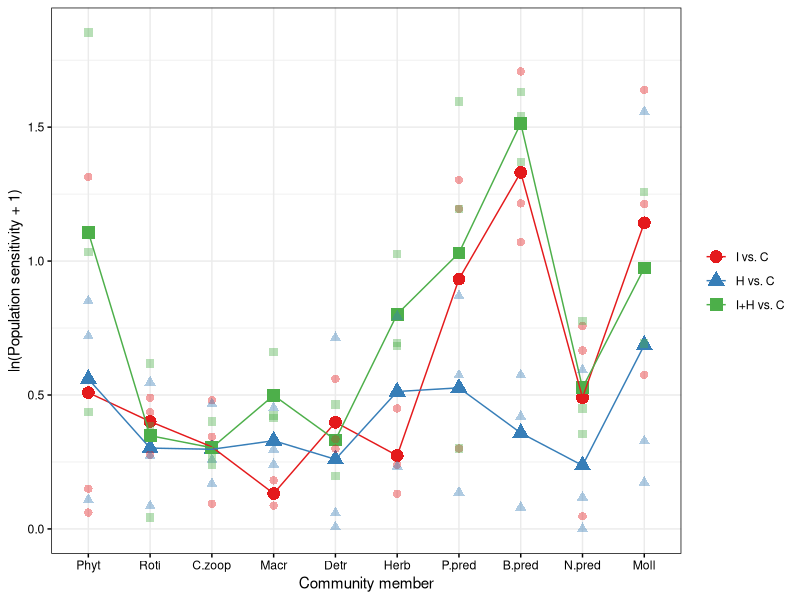
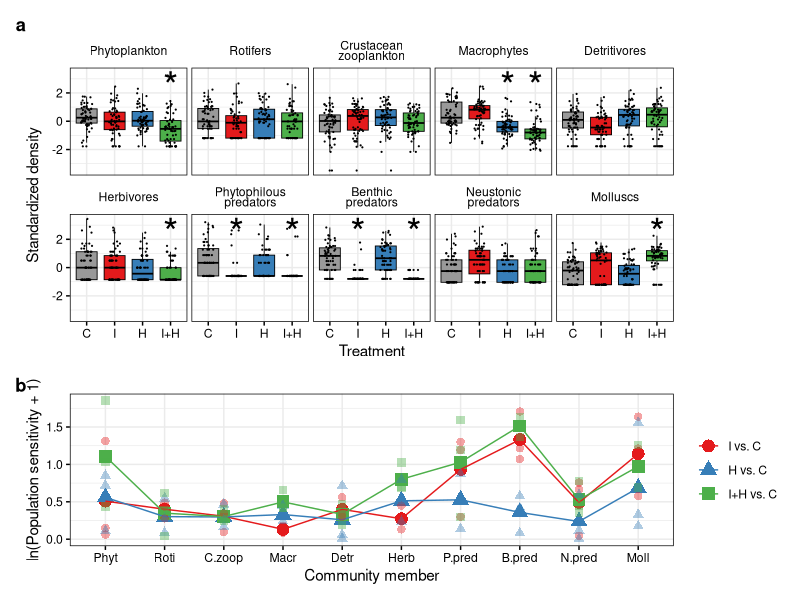
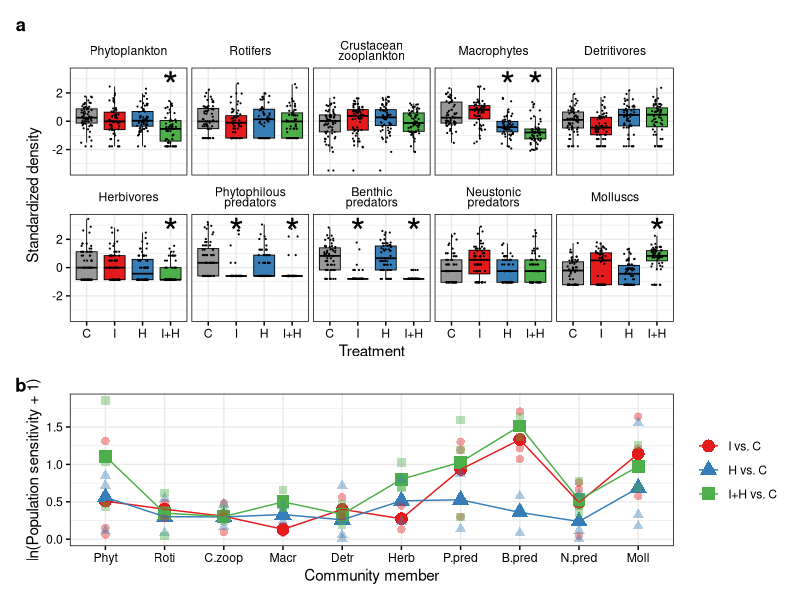

Generate these figures, in order, with R:
## ---- chunk 1
knitr::opts_chunk$set(echo = TRUE)
## ---- chunk 2
sessionInfo() #save session information (R version 3.6.3 (2020))

library(ggplot2); packageVersion("ggplot2") #3.3.2
library(dplyr); packageVersion("dplyr") #1.0.2
library(tidyr); packageVersion("tidyr") #1.1.2
library(patchwork); packageVersion("patchwork") #1.1.1
library(RColorBrewer); packageVersion("RColorBrewer") #1.1.2
library(ggsci); packageVersion("ggsci") #2.9
## ---- chunk 3

# Load standardized time series

all_Ts <- read.csv("./processed_data/all_Ts240123.csv") 

all_Ts <- #add required columns
  all_Ts %>%
  separate(Year_Tank, into=c("Year", "Tank"), sep="_") %>% #year and tank
  mutate(Treatment=substr(Tank, 1, nchar(Tank)-1)) %>% #treatment name
  mutate(Treatment=factor(Treatment, levels=c("Cont", "Fipro", "Pent", "Joint")), #order of treatments
         Tank=factor(Tank, levels=unique(Tank)), #order of tanks
         Recipient=factor(Recipient, levels=c("Phytopla1", "Roti1", "Zoopla1", "Mp1", 
                                              "Det1", "Herb1", "Pred.P1", "Pred.B1", "Pred.S1", "Moll1"))) #order of recipient populations
## ---- chunk 4

# Averaging density over replicates

all_Ts_smrz <- 
  all_Ts %>%
  group_by(Treatment, Recipient, Year) %>%
  summarise(Abundance_m=mean(Abundance, na.rm=TRUE)) #mean raw density


## Show data sheet

head(all_Ts_smrz)

# Calculating log response ratio

Abundance_TrEff_nRR_0.1 <-  # calculate log response ratio following the method from Mratinson and Raupp 2013
  all_Ts_smrz %>%
  ungroup(.) %>%
  spread(value=Abundance_m, key=Treatment) %>%
  mutate(Fipro_Cont=log((Fipro+0.1)/(Cont+0.1)), 
         Pent_Cont=log((Pent+0.1)/(Cont+0.1)),
         Joint_Cont=log((Joint+0.1)/(Cont+0.1))) %>%
  select(-Cont, -Fipro, -Pent, -Joint) %>%
  gather(key=Treatment_Cont, value=Abundance_response_nRR_0.1, -(1:2)) %>%
  mutate(Treatment_Cont=factor(Treatment_Cont, levels=c("Fipro_Cont", "Pent_Cont", "Joint_Cont")))

Abundance_TrEff <- Abundance_TrEff_nRR_0.1
Abundance_TrEff <- filter(Abundance_TrEff, Recipient!="Pred.C1") # omit nektonic predators
Abundance_TrEff$abs_Abundance_response_nRR_0.1 <- abs(Abundance_TrEff$Abundance_response_nRR_0.1) #Absolute values

Abundance_TrEff$Recipient <- factor(Abundance_TrEff$Recipient, 
                                    levels=c("Phytopla1", "Roti1", "Zoopla1", "Mp1", 
                                             "Det1", "Herb1", "Pred.P1", "Pred.B1", "Pred.S1", "Moll1"))

## Show data sheet

head(Abundance_TrEff)

# Visualize sensitivity

smrz_Abundance_TrEff <- 
  Abundance_TrEff %>%
  group_by(Recipient, Treatment_Cont) %>%
  summarise(abs_Abundance_response_nRR_0.1=(exp(mean(log(abs_Abundance_response_nRR_0.1+1)))-1)) %>% #calculating geometric mean
  ungroup(.)

## Split by treatments

theme_custom <- function() {
  theme_bw() + 
    theme(axis.text=element_text(colour="black"), 
          axis.ticks=element_line(colour="black"),
          panel.border=element_rect(fill=NA, 
                                    colour="black"), 
          panel.spacing=unit(3, "pt"),
          strip.text=element_text(colour="black", lineheight=0.7))
}

palSet1 <- brewer.pal(9, "Set1")
reaction.norm <-
  smrz_Abundance_TrEff %>%
  #  mutate(Treatment_Cont=factor(Treatment_Cont, levels=c("Fipro_Cont", "Joint_Cont", "Pent_Cont"))) %>%
  ggplot(aes(x=Recipient, y=log(abs_Abundance_response_nRR_0.1+1))) +
  geom_point(aes(group=Treatment_Cont, color=Treatment_Cont, shape=Treatment_Cont), size=4) +
  geom_line(aes(group=Treatment_Cont, color=Treatment_Cont)) +
  geom_point(Abundance_TrEff, 
             mapping=aes(x=Recipient, y=log(abs_Abundance_response_nRR_0.1+1), 
                         group=Treatment_Cont, 
                         color=Treatment_Cont, 
                         shape=Treatment_Cont), 
             alpha=0.4, size=2.5) +
  scale_color_manual(values=palSet1[c(1, 2, 3)], labels=c("I vs. C", "H vs. C", "I+H vs. C")) + 
  scale_shape_manual(values=c(16, 17, 15), labels=c("I vs. C", "H vs. C", "I+H vs. C")) + 
  scale_x_discrete(name="Community member", labels=c("Phyt", "Roti", "C.zoop", "Macr", "Detr", "Herb", "P.pred", "B.pred", "N.pred", "Moll")) + 
  guides(color=guide_legend(title=NULL), shape=guide_legend(title=NULL)) +
  ylab("ln(Population sensitivity + 1)") + 
  theme_custom()

reaction.norm #Fig. 2b

write.csv(Abundance_TrEff, "./processed_data/Abundance_TrEff.csv", row.names=FALSE) # export sensitivity data
## ---- chunk 5
# Visualize data

labeli <- as_labeller(c(`Phytopla1`="Phytoplankton", #map facet labels
                        `Roti1`="Rotifers",
                        `Zoopla1`="Crustacean\nzooplankton",
                        `Mp1`="Macrophytes",
                        `Det1`="Detritivores",
                        `Herb1`="Herbivores",
                        `Pred.P1`="Phytophilous\npredators",
                        `Pred.B1`="Benthic\npredators",
                        `Pred.S1`="Neustonic\npredators",
                        `Moll1`="Molluscs"))
lab <- data.frame(lab="*", 
                  Recipient=factor(c("Phytopla1", "Mp1", "Mp1", 
                                 "Herb1", "Pred.P1", "Pred.P1", 
                                 "Pred.B1", "Pred.B1", "Moll1"), 
                               levels=c("Phytopla1", "Roti1", "Zoopla1", "Mp1", 
                                        "Det1", "Herb1", "Pred.P1", "Pred.B1", "Pred.S1", "Moll1")))

palSet1 <- brewer.pal(9, "Set1")


set.seed(1)
density.boxplot_gg <- 
  ggplot(na.omit(filter(all_Ts, Recipient!="Pred.C1")), mapping=aes(x=Treatment, y=scAbundance)) +
  geom_boxplot(mapping=aes(fill=Treatment), outlier.shape=NA, size=0.3, colour="black") + 
  scale_fill_manual(values=palSet1[c(9, 1, 2, 3)]) + 
  geom_jitter(width=0.2, size=0.1) + 
  facet_wrap(~Recipient, nrow=2, labeller=labeli) + 
  scale_x_discrete(labels=c("C", "I", "H", "I+H")) +
  theme_custom() + #theme
  theme(strip.background=element_blank(), legend.position="none") +
  geom_text(data=lab, aes(label=lab), x=c(4, 3, 4, 4, 2, 4, 2, 4, 4), y=2.5, size=10) +
  labs(y="Standardized density") #軸ラベル
## ---- chunk 6
#windows(8, 7, rescale="fixed")
density.boxplot_gg / reaction.norm + plot_layout(height=c(5, 3)) + plot_annotation(tag_levels="a") & theme(plot.tag=element_text(face="bold"))
ggsave("./figs/fig2.ggplot2.pdf", width=8, height=7, device=cairo_pdf, unit="in")
